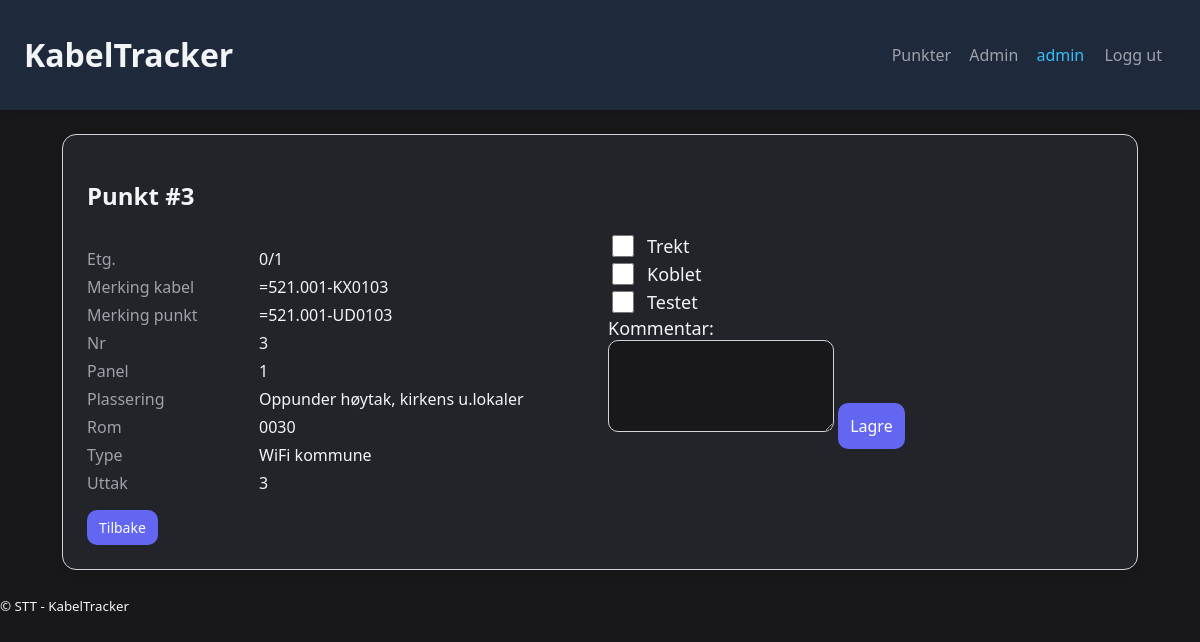
/entries/3 (signed in), run on an earlier commit of the app's database.
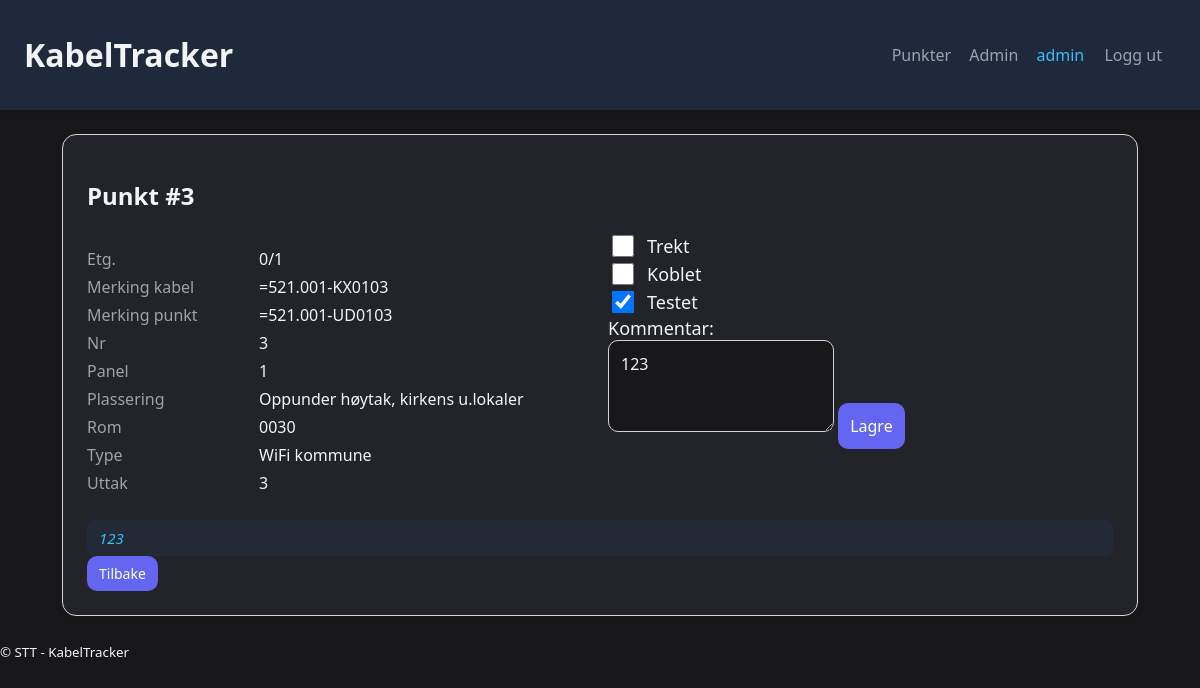
And on a later commit of the database.
### models.py (models this page shows, shortened)
class Entry(Base):
    __tablename__ = "entries"
    id = Column(Integer, primary_key=True, index=True)
    data = Column(Text, default="{}")            # JSON string with arbitrary CSV columns
    trekt = Column(Boolean, default=False)
    koblet = Column(Boolean, default=False)
    testet = Column(Boolean, default=False)
    comment = Column(Text, default="")
    created_at = Column(DateTime, default=dt.datetime.utcnow)
    updated_at = Column(DateTime, default=dt.datetime.utcnow, onupdate=dt.datetime.utcnow)

### app.py (the view)
    @app.get("/entries/<int:entry_id>")
    @login_required
    def entry_detail(entry_id: int):
        db: Session = g.db
        e = db.query(Entry).get(entry_id)
        if not e:
            return Response("Not found", status=404)
        keys = sorted(e.data_dict().keys())
        visible_keys = request.args.getlist("visible_keys")
        if not visible_keys:
            visible_keys = keys
        return render_template("entry_detail.html", e=e, data=e.data_dict(), visible_keys=visible_keys)

### models.py (called while the page is built)
    def data_dict(self):
        try:
            data_str = self.data if isinstance(self.data, str) else "{}"
            return json.loads(data_str)
        except Exception:
            return {}

### templates/entry_detail.html (shortened to what this page needs)
{% extends "base.html" %}
{% block content %}
<section class="card">
  <h2>Punkt #{{e.id}}</h2>
  <div class="grid2">
    <div>
      <dl class="def">
        {% for k in visible_keys %}
          {% if data.get(k) %}
            <dt>{{k}}</dt><dd>{{data[k]}}</dd>
          {% endif %}
        {% endfor %}
      </dl>
    </div>
    <div>
  <form method="post" action="/entries/{{e.id}}" class="toggles">
        <label><input type="checkbox" name="trekt" value="true" {% if e.trekt %}checked{% endif %}> Trekt</label>
        <label><input type="checkbox" name="koblet" value="true" {% if e.koblet %}checked{% endif %}> Koblet</label>
        <label><input type="checkbox" name="testet" value="true" {% if e.testet %}checked{% endif %}> Testet</label>
        <label for="comment">Kommentar:</label>
        <textarea name="comment" id="comment" rows="3">{{e.comment}}</textarea>
        <button type="submit">Lagre</button>
      </form>
    </div>
  </div>
  {% if e.comment %}
    <div class="card-comment">{{e.comment}}</div>
  {% endif %}
  <a href="/entries?q={{request.args.get('q')}}&status={{request.args.get('status')}}&f_key={{request.args.get('f_key')}}&f_val={{request.args.get('f_val')}}&scroll={{e.id}}" class="button">Tilbake</a>
</section>
{% endblock %}

What changed in the data, as far as the page shows it:
changed Entry id 3: testet "☐" → "☑"; comment (not shown) → "123"
